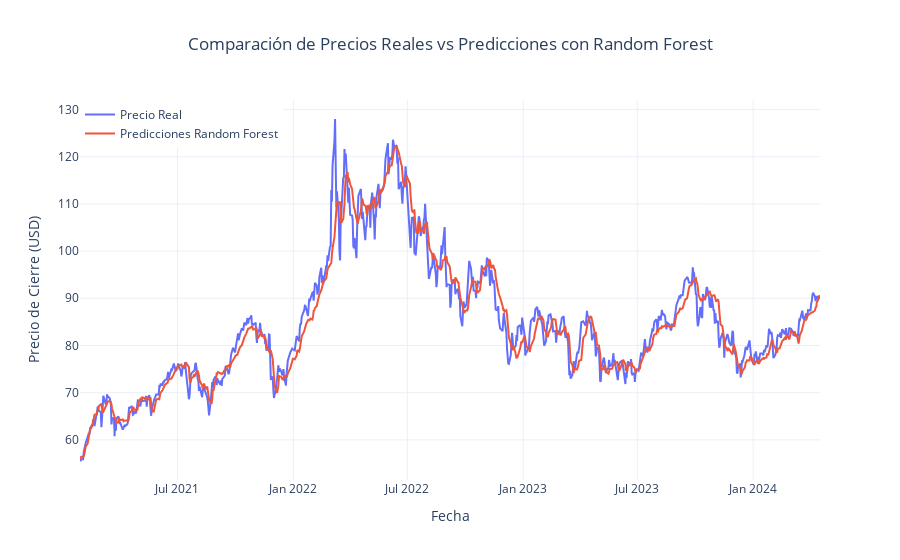
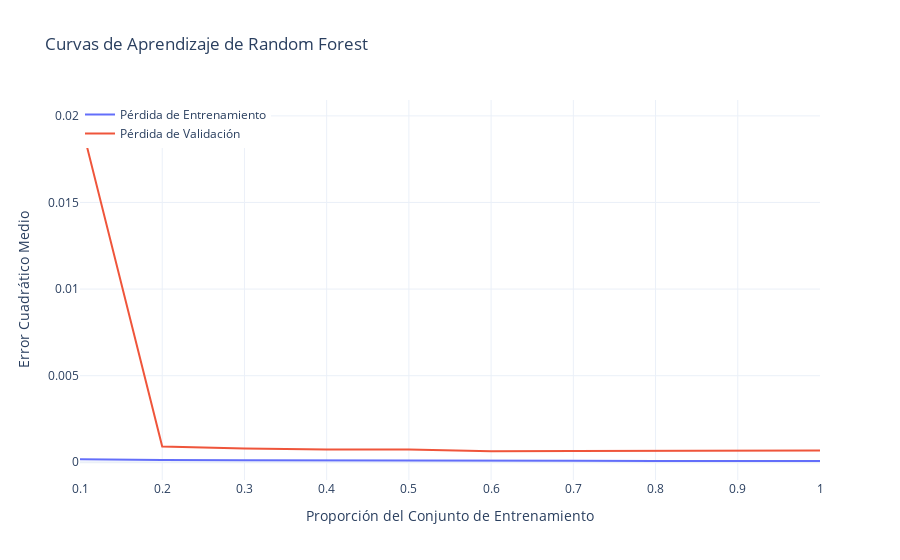

Notebook code cell kept with these figures, in order:
### Markdown cell above
![Curvas de Aprendizaje de la prediccion diaria de Random Forest](Graficas%20de%20resultados/Curvas%20de%20Aprendizaje%20de%20la%20prediccion%20diaria%20de%20Random%20Forest.png)

### Code cell
import pandas as pd
from sklearn.model_selection import TimeSeriesSplit, cross_val_score
from sklearn.ensemble import RandomForestRegressor
from sklearn.metrics import mean_absolute_error, mean_squared_error, r2_score
from sklearn.preprocessing import MinMaxScaler
import numpy as np
import plotly.graph_objects as go

# Cargar los datos
data_brent = pd.read_csv('brent_oil_prices.csv')
data_brent['Date'] = pd.to_datetime(data_brent['Date'], errors='coerce', utc=True)
data_brent.set_index('Date', inplace=True)

# Preparar los datos para Random Forest
scaler = MinMaxScaler(feature_range=(0, 1))
data_brent_scaled = scaler.fit_transform(data_brent[['Close']])

# Crear secuencias
def create_sequences(data, seq_length):
    xs, ys = [], []
    for i in range(seq_length, len(data)):
        xs.append(data[i-seq_length:i].flatten())
        ys.append(data[i][0])
    return np.array(xs), np.array(ys)

seq_length = 100
x, y = create_sequences(data_brent_scaled, seq_length)

# División de datos en entrenamiento y prueba
train_size = int(len(x) * 0.8)
x_train, x_test = x[:train_size], x[train_size:]
y_train, y_test = y[:train_size], y[train_size:]

# Instanciar el modelo Random Forest con los mejores parámetros encontrados
rf_model = RandomForestRegressor(bootstrap=True, max_depth=20, max_features='sqrt', 
                                 min_samples_leaf=4, min_samples_split=10, n_estimators=100, 
                                 random_state=42)

# Entrenar el modelo
rf_model.fit(x_train, y_train)

# Realizar predicciones con el conjunto de prueba
y_pred = rf_model.predict(x_test)

# Calcular las métricas
mae = mean_absolute_error(y_test, y_pred)
mse = mean_squared_error(y_test, y_pred)
rmse = np.sqrt(mse)
r2 = r2_score(y_test, y_pred)

print(f"MAE: {mae}")
print(f"MSE: {mse}")
print(f"RMSE: {rmse}")
print(f"R^2: {r2}")

# Desnormalizar las predicciones y los valores de prueba
y_pred_real = scaler.inverse_transform(y_pred.reshape(-1, 1))
y_test_real = scaler.inverse_transform(y_test.reshape(-1, 1))

# Crear un DataFrame para facilitar el trazado
df_result = pd.DataFrame({'real': y_test_real.flatten(), 'pred': y_pred_real.flatten()}, index=data_brent.index[-len(y_test_real):])

# Gráfico de comparación utilizando Plotly
fig = go.Figure()

# Añadir las series reales y predichas al gráfico
fig.add_trace(go.Scatter(x=df_result.index, y=df_result['real'], mode='lines', name='Precio Real'))
fig.add_trace(go.Scatter(x=df_result.index, y=df_result['pred'], mode='lines', name='Predicciones Random Forest'))

# Configurar el título y los ejes
fig.update_layout(
        title={
        'text': 'Comparación entre Precios Reales y Predicciones utilizando Random Forest',
        'x': 0.5,  # Centrando el título
        'xanchor': 'center'
    },
    xaxis_title='Fecha',
    yaxis_title='Precio de Cierre (USD)',
    legend=dict(x=0, y=1),
    hovermode='x unified',
    template='plotly_white'
)

# Mostrar la gráfica
fig.show()

# Curvas de Aprendizaje
train_sizes = np.linspace(0.1, 1.0, 10)
train_scores = []
val_scores = []

for train_size in train_sizes:
    x_train_size = x_train[:int(len(x_train) * train_size)]
    y_train_size = y_train[:int(len(y_train) * train_size)]
    rf_model.fit(x_train_size, y_train_size)
    y_train_pred = rf_model.predict(x_train_size)
    y_val_pred = rf_model.predict(x_test)
    train_scores.append(mean_squared_error(y_train_size, y_train_pred))
    val_scores.append(mean_squared_error(y_test, y_val_pred))

# Gráfico de Curvas de Aprendizaje utilizando Plotly
fig = go.Figure()

fig.add_trace(go.Scatter(x=train_sizes, y=train_scores, mode='lines', name='Pérdida de Entrenamiento'))
fig.add_trace(go.Scatter(x=train_sizes, y=val_scores, mode='lines', name='Pérdida de Validación'))

fig.update_layout(
    title='Curvas de Aprendizaje de Random Forest',
    xaxis_title='Proporción del Conjunto de Entrenamiento',
    yaxis_title='Error Cuadrático Medio',
    legend=dict(x=0, y=1),
    hovermode='x unified',
    template='plotly_white'
)

fig.show()

# Validación Cruzada con Series Temporales
tscv = TimeSeriesSplit(n_splits=5)
cv_scores = cross_val_score(rf_model, x, y, cv=tscv, scoring='neg_mean_squared_error')
print("Errores CV (MSE) para cada partición:", -cv_scores)
print("Error CV (MSE) promedio:", -cv_scores.mean())
print("Error CV (MSE) std:", -cv_scores.std())

### Figure 1 — Plotly figure (JSON) as saved in the notebook; plotly's stock layout.template omitted (floating-point values rounded to 4 significant figures; data arrays with more than 128 entries replaced by an {"elided": "..."} marker saying what was removed)
{"data": [{"mode": "lines", "name": "Precio Real", "type": "scatter", "x": {"elided": "810 str values"}, "y": {"elided": "810 float values"}}, {"mode": "lines", "name": "Predicciones Random Forest", "type": "scatter", "x": {"elided": "810 str values"}, "y": {"elided": "810 float values"}}], "layout": {"hovermode": "x unified", "legend": {"x": 0, "y": 1}, "title": {"text": "Comparación de Precios Reales vs Predicciones con Random Forest", "x": 0.5, "xanchor": "center"}, "xaxis": {"title": {"text": "Fecha"}}, "yaxis": {"title": {"text": "Precio de Cierre (USD)"}}}}

### Figure 2 — Plotly figure (JSON) as saved in the notebook; plotly's stock layout.template omitted (floating-point values rounded to 4 significant figures)
{"data": [{"mode": "lines", "name": "Pérdida de Entrenamiento", "type": "scatter", "x": [0.1, 0.2, 0.3, 0.4, 0.5, 0.6, 0.7, 0.8, 0.9, 1], "y": [0.0001823, 0.0001276, 0.0001251, 0.0001064, 9.47e-05, 9.092e-05, 8.552e-05, 7.718e-05, 7.475e-05, 7.618e-05]}, {"mode": "lines", "name": "Pérdida de Validación", "type": "scatter", "x": [0.1, 0.2, 0.3, 0.4, 0.5, 0.6, 0.7, 0.8, 0.9, 1], "y": [0.01982, 0.000909, 0.0007999, 0.0007382, 0.0007336, 0.0006441, 0.0006527, 0.0006584, 0.0006419, 0.0006815]}], "layout": {"hovermode": "x unified", "legend": {"x": 0, "y": 1}, "title": {"text": "Curvas de Aprendizaje de Random Forest"}, "xaxis": {"title": {"text": "Proporción del Conjunto de Entrenamiento"}}, "yaxis": {"title": {"text": "Error Cuadrático Medio"}}}}
